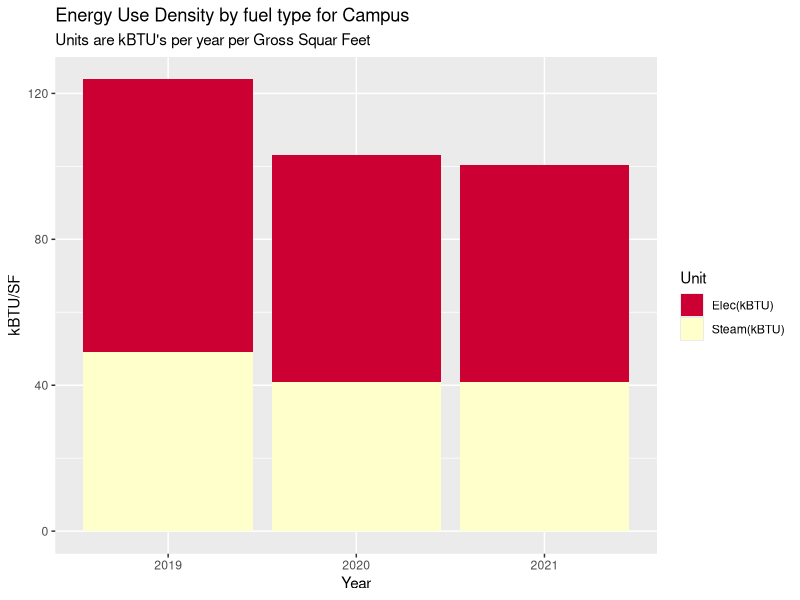
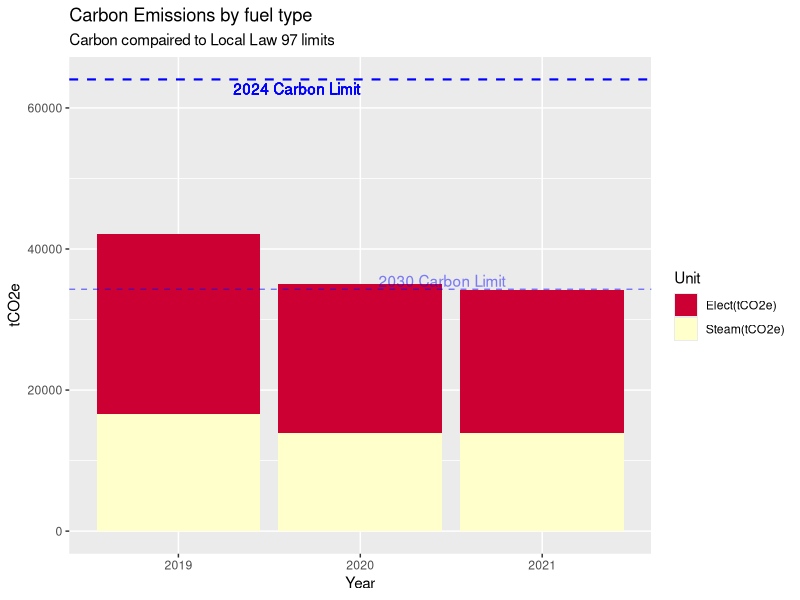
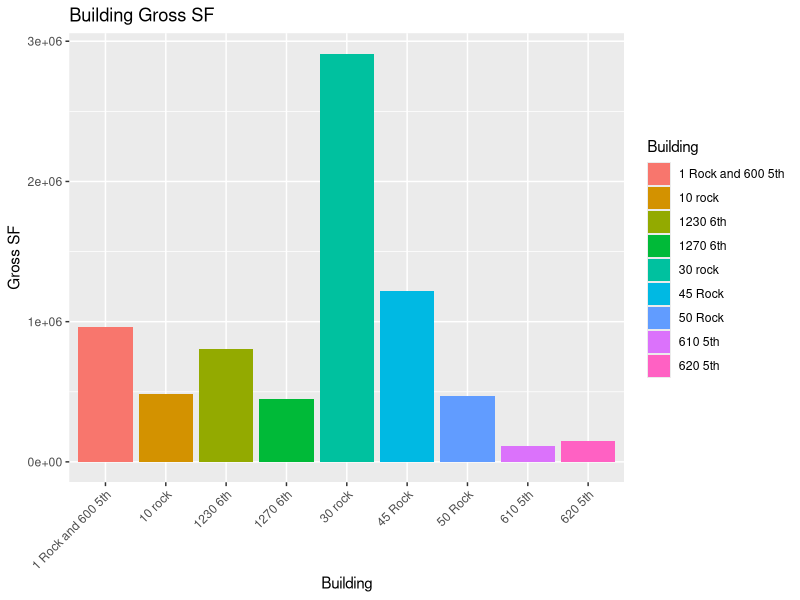
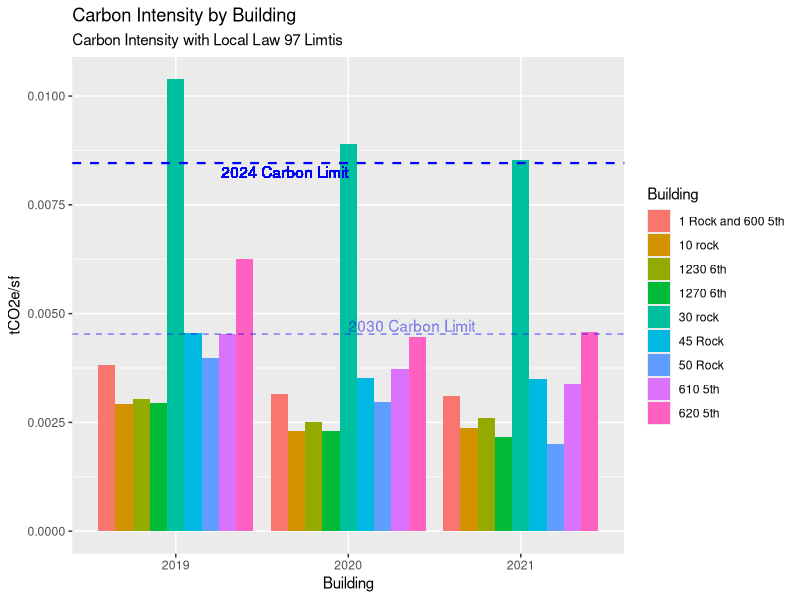
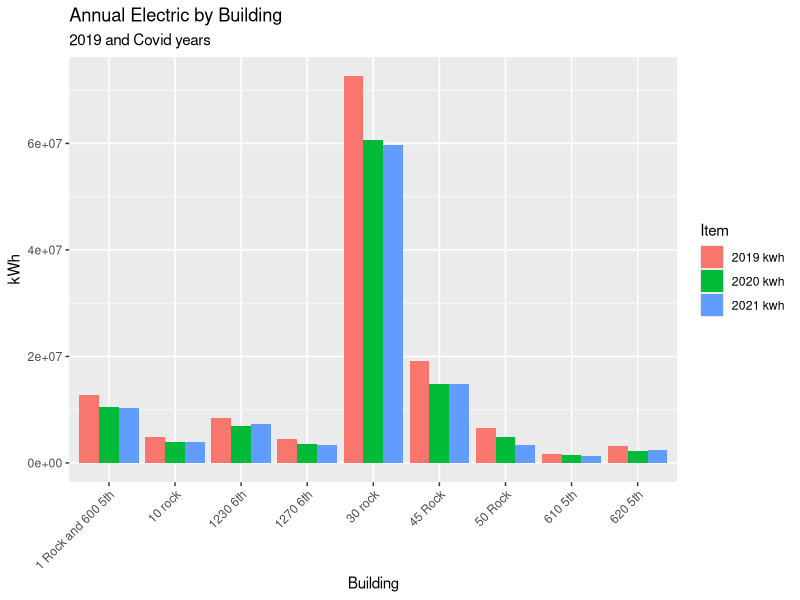
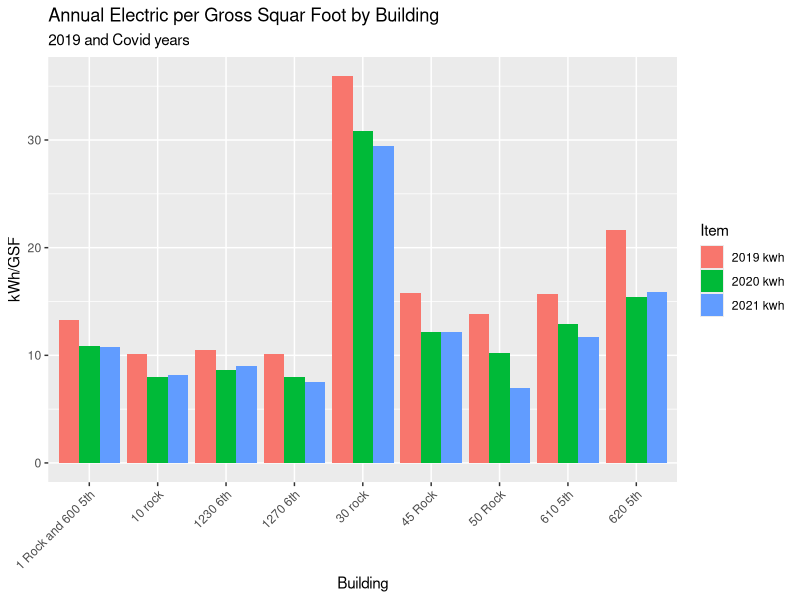
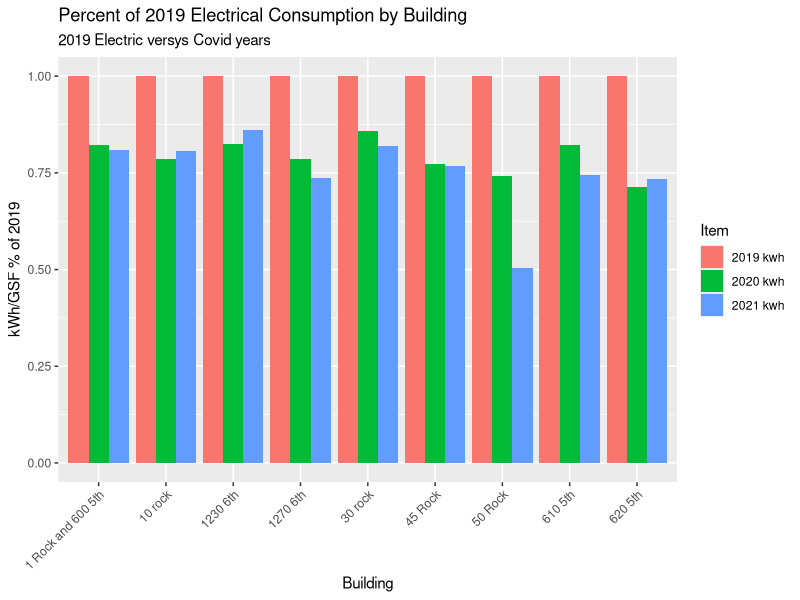
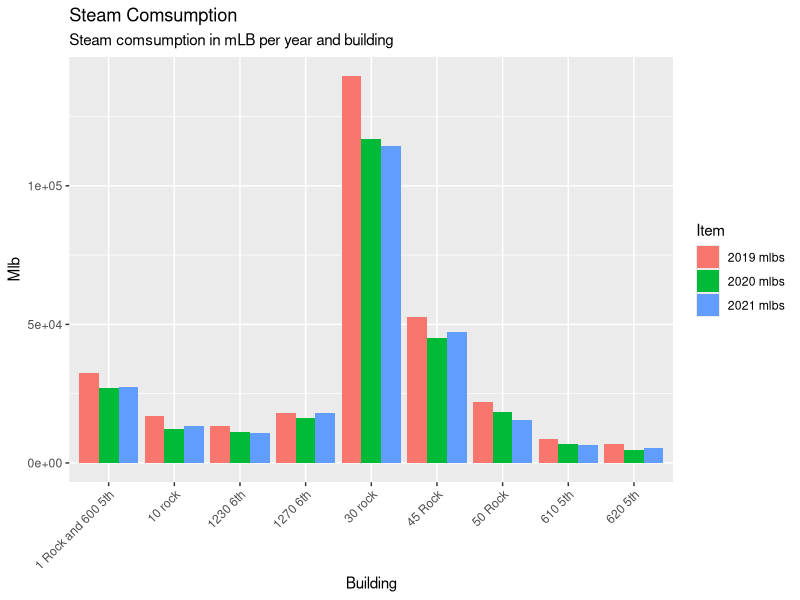

The R script that drew these images, in order:
# Load packages 
my_packages <- c("tidyverse", "vroom" , "janitor" , "glue" , "tsibble" , "tidytext","lubridate", "fable", "tsibbledata", "ggplot2", "forecast", "tseries", "rio", "zoo", "readxl", "tsibbledata", "knitr", "kableExtra", "formattable", "scales")
invisible( lapply(my_packages, require, character.only = TRUE))

#Set up environment 
place <- "Home"  #Where are we working today. 
# place <- "work"

if (place == "Home"){setwd("C:/Users/paulr/Documents/R/RockCenterEnergyAnalysis")} else {setwd("C:/Users/prode/Documents/R/RockCenterEnergyAnalysis")}

if (!file.exists("data")) { dir.create("data")}

rm(place, my_packages ) #Clean up

options(dplyr.summarise.inform = FALSE)  # Suppress textin Knit printout. 



# Read in data

'ElecCF' <- 0.000288962  #2021 Carbon Values
'SteamCF' <- 0.00004493 #2021 Carbon Values
'IntensityLimit24' <- 0.00846 #2024 Limit
'IntensityLimit30' <- 0.00453 #2030 Limit

SteamData <- read_excel("data/Energy_Data_for_Net_Zero_Study.xlsx", sheet = "Sheet1", range = "B2:G11" , col_names = TRUE, na = "NA", col_types = NULL ) %>%  select(-5,-6)

ElectricData <- read_excel("data/Energy_Data_for_Net_Zero_Study.xlsx", sheet = "Sheet1", range = "B13:G23" , col_names = TRUE, na = "NA", col_types = NULL ) %>% select(-5,-6)

ElectricData %>% filter(Building == '1 Rock' | Building == '600 5th') %>% 
  select( -Building) %>% 
  summarise_each(funs(sum)) %>% 
  mutate(Building = "1 Rock and 600 5th") %>% 
  select(4,1,2,3) %>% rbind(ElectricData) %>% 
  filter(Building != '1 Rock' & Building != '600 5th') -> ElectricData

BuildingGSF <- read_excel("data/Energy_Data_for_Net_Zero_Study.xlsx", sheet = "Sheet1", range = "B28:C39" , col_names = TRUE, na = "NA", col_types = NULL ) %>% 
  filter(Building != '1 Rock' & Building != '600 5th')

UtilityData <- left_join(ElectricData, SteamData, by="Building") %>% left_join(BuildingGSF, by="Building")
UtilityData[is.na(UtilityData)] <- 0


# Adding NBC Electric
All_Data <- read_excel("data/LL97 Fines Rock Center.xlsx", sheet = "NBC Energy", range = "B1:D64" , col_names = TRUE, na = "Not Available", col_types = c("guess", "guess", "numeric") ) %>% mutate(across(contains('Date'), ymd)) %>% select("Start Date", "kwh")
colnames(All_Data) <- c("Date",  "kwh")
All_Data %>% 
  group_by(year(Date)) %>% 
  summarise("Elect" = sum(kwh)) -> All_Data
colnames(All_Data) <- c("Date", "Elect")
All_Data %>% 
  filter(Date == 2019 | Date == 2020 | Date == 2021 ) -> All_Data
UtilityData[4,2] <- UtilityData[4,2] + All_Data[1,2]
UtilityData[4,3] <- UtilityData[4,3] + All_Data[2,2]
UtilityData[4,4] <- UtilityData[4,4] + All_Data[3,2]


#Campus EUI for each year 
UtilityData1 <- UtilityData 
apply(UtilityData1[2:4], 2, function(row) row * 3.4121 ) -> UtilityData1[2:4]
apply(UtilityData1[5:7], 2, function(row) row * 1194) -> UtilityData1[5:7]
UtilityData1 %>% select(`2019 kwh`, `2020 kwh`, `2021 kwh`, `2019 mlbs`, `2020 mlbs`, `2021 mlbs`, `Gross Floor Area`) %>%
  summarise_each(funs(sum)) -> UtilityData1
TotalFlArea <- UtilityData1$`Gross Floor Area`
UtilityData1 %>% 
  select(-`Gross Floor Area`) %>% 
  gather(key = "Item", value = "Value") -> UtilityData1
cbind(UtilityData1, str_split_fixed(UtilityData1$Item, " ", n=2)) %>% 
  select(-"Item") -> UtilityData1 
colnames(UtilityData1)  <-  c("Value", "Year", "Unit") 
apply(UtilityData1[3], 1, function(x) {ifelse(x == "kwh", "Elec(kBTU)", "Steam(kBTU)")}) -> UtilityData1[3]


# Make an EUI plot with kBTU vales for both  electric and steam  
UtilityData2 <- UtilityData1
apply(UtilityData2[1], 1, function(row) row / TotalFlArea ) -> UtilityData2[1]
UtilityData2 %>% 
  ggplot(aes(x = Year, y = Value, fill = Unit)) +
  geom_bar(stat = "identity", position = "stack") +
  labs( title = "Energy Use Density by fuel type for Campus",
        subtitle = "Units are kBTU's per year per Gross Squar Feet") +
  xlab("Year") +
  ylab("kBTU/SF") +
  scale_fill_manual(values = c("#CC0033", "#FFFFCC"))


### Delta's ###
UtilityData2 %>%
  group_by(Year) %>% 
  summarise("AnnuValues" = sum(Value)) %>% 
  mutate("BaseYear" = max(AnnuValues)) %>% 
  mutate("Delta" = AnnuValues/BaseYear) -> CampusDelta
CampusDelta[4] <- sapply(CampusDelta[4], function(x) percent(x, accuracy=1))



#Make a Carbon table in the dataframe UtilityData1
UtilityData3 <- UtilityData1
apply(UtilityData3[3], 1, function(x) {ifelse(x == "Elec(kBTU)", "Elect(tCO2e)", "Steam(tCO2e)")}) -> UtilityData3[3]


UtilityData3 %>% 
  mutate(Carbon = ifelse(Unit == "Elec(kBTU)", Value * ElecCF / 3.4121, Value * SteamCF)) %>% ggplot(aes(x = Year, y = Carbon, fill = Unit)) +
  geom_bar(stat = "identity", position = "stack") +
  labs( title = "Carbon Emissions by fuel type",
        subtitle = "Carbon compaired to Local Law 97 limits") +
  labs(x = "Year", y = "tCO2e") +
  #guides(fill = FALSE) +
  geom_hline(aes(yintercept = TotalFlArea * IntensityLimit24), color = "blue", linetype = "dashed", size = 0.75) +
  geom_text(aes(x = 2, y = TotalFlArea * IntensityLimit24, label = "2024 Carbon Limit"), hjust = 1, vjust = 1.25 , color = "blue") +
  geom_hline(aes(yintercept = TotalFlArea * IntensityLimit30), linetype = "dashed", color = "blue", size = 0.5, alpha = 0.5) +
  geom_text(aes(x = 2.1, y = TotalFlArea * IntensityLimit30, label = "2030 Carbon Limit", alpha = 0.1), hjust = 0, vjust = -.2 , color = "blue", alpha = 0.1) +
  scale_fill_manual(values = c("#CC0033", "#FFFFCC"))



#Plot Carbon Intensities versus LL97 Limits 
UtilityData1 <- UtilityData 
#apply(UtilityData1[2:4], 2, function(row) row * 3.4121 ) -> UtilityData1[2:4]
apply(UtilityData1[5:7], 2, function(row) row * 1194) -> UtilityData1[5:7]
UtilityData1[2:7]/UtilityData1$`Gross Floor Area` -> UtilityData1[2:7]
colnames(UtilityData1) <- c("Building", "2019 kwh", "2020 kwh", "2021 kwh", "2019 kBTUs", "2020 kBTUs", "2021 kBTUs", "Gross Floor Area")

UtilityData1 %>% select("Building", "2019 kwh", "2020 kwh", "2021 kwh", "2019 kBTUs", "2020 kBTUs", "2021 kBTUs") -> UtilityData1

UtilityData1 %>% 
  gather(key = "Item", value = "Value", -"Building") -> UtilityData1
cbind(UtilityData1, str_split_fixed(UtilityData1$Item, " ", n=2)) %>% 
  select(-"Item") -> UtilityData1 
colnames(UtilityData1)  <-  c("Building", "Value", "Year", "Unit") 
UtilityData1 %>% 
  mutate("Carbon/SF" = ifelse(Unit == "kwh", Value * ElecCF, Value * SteamCF)) %>% 
  select(Building, Year, Unit, `Carbon/SF`) %>% 
  mutate("Carbon" = "tCO2e") -> UtilityData1

UtilityData %>%   
  ggplot(aes(x = Building, y = `Gross Floor Area`, fill = Building)) +
  geom_bar(stat = "identity", position = "dodge") +
  labs( title = "Building Gross SF") +
  labs(x = "Building", y = "Gross SF") +
  theme(axis.text.x = element_text (angle = 45, vjust = 1, hjust=1)) 


UtilityData1 %>%   
  ggplot(aes(x = Year, y = `Carbon/SF`, fill = Building, group = Building)) +
  geom_bar(stat = "identity", position = "dodge") +
  labs( title = "Carbon Intensity by Building",
        subtitle = "Carbon Intensity with Local Law 97 Limtis") +
  labs(x = "Building", y = "tCO2e/sf") +
  geom_hline(aes(yintercept = IntensityLimit24), color = "blue", linetype = "dashed", size = 0.75) +
  geom_text(aes(x = 2, y = IntensityLimit24, label = "2024 Carbon Limit"), hjust = 1, vjust = 1.25 , color = "blue") +
  geom_hline(aes(yintercept = IntensityLimit30), linetype = "dashed", color = "blue", size = 0.5, alpha = 0.5) +
  geom_text(aes(x = 2, y = IntensityLimit30, label = "2030 Carbon Limit"), hjust = 0, vjust = -.2 , color = "blue", alpha = 0.01) 


CarbonLimits <- data.frame(Year = 2019:2021, IntensityLimit24 = 0.00846, IntensityLimit30 = 0.00453)
CarbonLimits$Year <- as.character(CarbonLimits$Year)



###### Making table for penalties ######
UtilityData1 %>% 
  left_join(BuildingGSF) %>% 
  left_join(CarbonLimits) %>% 
  mutate('tCO2e' = IntensityLimit24 - `Carbon/SF`) -> UtilityDataT

UtilityDataT %>% 
  mutate("Penality" = ifelse(tCO2e > 0, 0, (268 * tCO2e * UtilityDataT$`Gross Floor Area`))) -> UtilityDataT

UtilityDataT %>% 
  filter(Year == 2019) %>% 
  select(-Year, -Unit, -Carbon, -IntensityLimit30, -IntensityLimit24) %>% 
  group_by(Building) %>% 
  summarise( "CarbonPSF" = sum(`Carbon/SF`), "tCO2e" = sum(`tCO2e`), "Penalty" = sum(Penality))  -> UtilityDataT2

kable(UtilityDataT2, col.names = c("Building", "Carbon/GSF", "Total Carbon", "Net Penanity"), align = "lllc", caption = "<center><strong><strong>Penality Tabulation</strong></strong></center>", digits = getOption("digits"),  "simple") 



#1 Electric kWh
ElectricData %>% select(Building, `2019 kwh`, `2020 kwh`, `2021 kwh`) %>% 
  gather(key = "Item", value = "Value", -Building) %>%
  ggplot(aes(x = Building, y = Value, fill = Item, group = Item)) +
  labs( title = "Annual Electric by Building",
        subtitle = "2019 and Covid years", x = "Building", y = "kWh") +
  theme(axis.text.x = element_text (angle = 45, vjust = 1, hjust=1)) +
  geom_bar(stat = "identity", position = "dodge")



#2 Electric kWh per GSF 
UtilityData1 <- UtilityData
apply(UtilityData1[2:7], 2, function(row) row / UtilityData1$`Gross Floor Area`) -> UtilityData1[2:7]
UtilityData1 %>% select(Building, `2019 kwh`, `2020 kwh`, `2021 kwh`) %>% 
  gather(key = "Item", value = "Value", -Building) %>% 
  ggplot(aes(x = Building, y = Value, fill = Item, group = Item)) +
  labs( title = "Annual Electric per Gross Squar Foot by Building",
        subtitle = "2019 and Covid years", x = "Building", y = "kWh/GSF") +
  theme(axis.text.x = element_text (angle = 45, vjust = 1, hjust=1)) +
  geom_bar(stat = "identity", position = "dodge")



#3 percent kWh reductions relative to 2019 
UtilityData1 <- UtilityData
apply(UtilityData1[2:7], 2, function(row) row / UtilityData1$`Gross Floor Area`) -> UtilityData1[2:7]
apply(UtilityData1[2:4], 2, function(row) row / UtilityData1$`2019 kwh`) -> UtilityData1[2:4]
UtilityData1 %>% select(Building, `2019 kwh`, `2020 kwh`, `2021 kwh`) %>% 
  gather(key = "Item", value = "Value", -Building) %>% 
  ggplot(aes(x = Building, y = Value, fill = Item, group = Item)) + 
  labs( title = "Percent of 2019 Electrical Consumption by Building",
        subtitle = "2019 Electric versys Covid years", x = "Building", y = "kWh/GSF % of 2019") +
  theme(axis.text.x = element_text (angle = 45, vjust = 1, hjust=1)) +
  geom_bar(stat = "identity", position = "dodge")




# 4 Steam mlb 
SteamData %>% select(Building, `2019 mlbs`, `2020 mlbs`, `2021 mlbs`) %>% 
  gather(key = "Item", value = "Value", -Building) %>%
  ggplot(aes(x = Building, y = Value, fill = Item, group = Item)) +
  labs( title = "Steam Comsumption ",
        subtitle = "Steam comsumption in mLB per year and building", x = "Building", y = "Mlb") +
  theme(axis.text.x = element_text (angle = 45, vjust = 1, hjust=1)) +
  geom_bar(stat = "identity", position = "dodge")




#5 steam mlb per gsf 
UtilityData1 <- UtilityData
apply(UtilityData1[2:7], 2, function(row) row / UtilityData1$`Gross Floor Area`) -> UtilityData1[2:7]
UtilityData1 %>% select(Building, `2019 mlbs`, `2020 mlbs`, `2021 mlbs`) %>% 
  gather(key = "Item", value = "Value", -Building) %>% 
  ggplot(aes(x = Building, y = Value, fill = Item, group = Item)) +
  labs( title = "Steam Comsumption per GSF ",
        subtitle = "Steam comsumption in mLB per GSF year and building", x = "Building", y = "Mlb/GSF") +
  theme(axis.text.x = element_text (angle = 45, vjust = 1, hjust=1)) +
  geom_bar(stat = "identity", position = "dodge")






#6 percent down from 2019
UtilityData1 <- UtilityData
apply(UtilityData1[2:7], 2, function(row) row / UtilityData1$`Gross Floor Area`) -> UtilityData1[2:7]
apply(UtilityData1[5:7], 2, function(row) row / UtilityData1$`2019 mlbs`) -> UtilityData1[5:7]
UtilityData1 %>% select(Building, `2019 mlbs`, `2020 mlbs`, `2021 mlbs`) %>% 
  gather(key = "Item", value = "Value", -Building) %>% 
  ggplot(aes(x = Building, y = Value, fill = Item, group = Item)) +
  labs( title = "Percent of 2019 Steam Consumption by Building ",
        subtitle = "2019 Steam versys Covid years", x = "Building", y = "Mlb/GSF % of 2019") +
  theme(axis.text.x = element_text (angle = 45, vjust = 1, hjust=1)) +
  geom_bar(stat = "identity", position = "dodge")




EPA_data <- read_excel("data/EPA_Annual_Energy_Use_By_Meter.xlsx", range = "A6:BB155" , col_names = FALSE, na = "NA", col_types = NULL )

EPA_data <- read_excel("data/EPA_Annual_Energy_Use_By_Meter.xlsx", skip = 4)




Turnstile_data <- read.csv("data/RC_Occunpancy_Data_Details_data.csv") %>% 
  select(Property, Date, Total.Entrants)

Turnstile_data$Date <- mdy(Turnstile_data$Date)

Turnstile_data %>%   
  group_by(Property, "Year" = year(Date)) %>%  #"Month" = month(Date)) %>% 
  summarise(Population = sum(Total.Entrants)) -> Turnstile_data1
Turnstile_data1$Year <- as.factor(Turnstile_data1$Year)

Turnstile_data1 %>% 
  ggplot(aes(x = Property, y = Population, group = Year, fill = Year)) +
  labs( title = "Turnstyle Counts by Month",
        subtitle = "Morning Counts", x = "Building", y = "Entrants") +
  theme(axis.text.x = element_text (angle = 45, vjust = 1, hjust=1)) +
  geom_bar(stat = "identity", position = "dodge")





Turnstile_data %>%   
  group_by("Year" = year(Date)) %>%   
  summarise(Population = sum(Total.Entrants)) -> Turnstile_data2
Turnstile_data2$Year <- as.factor(Turnstile_data2$Year)



